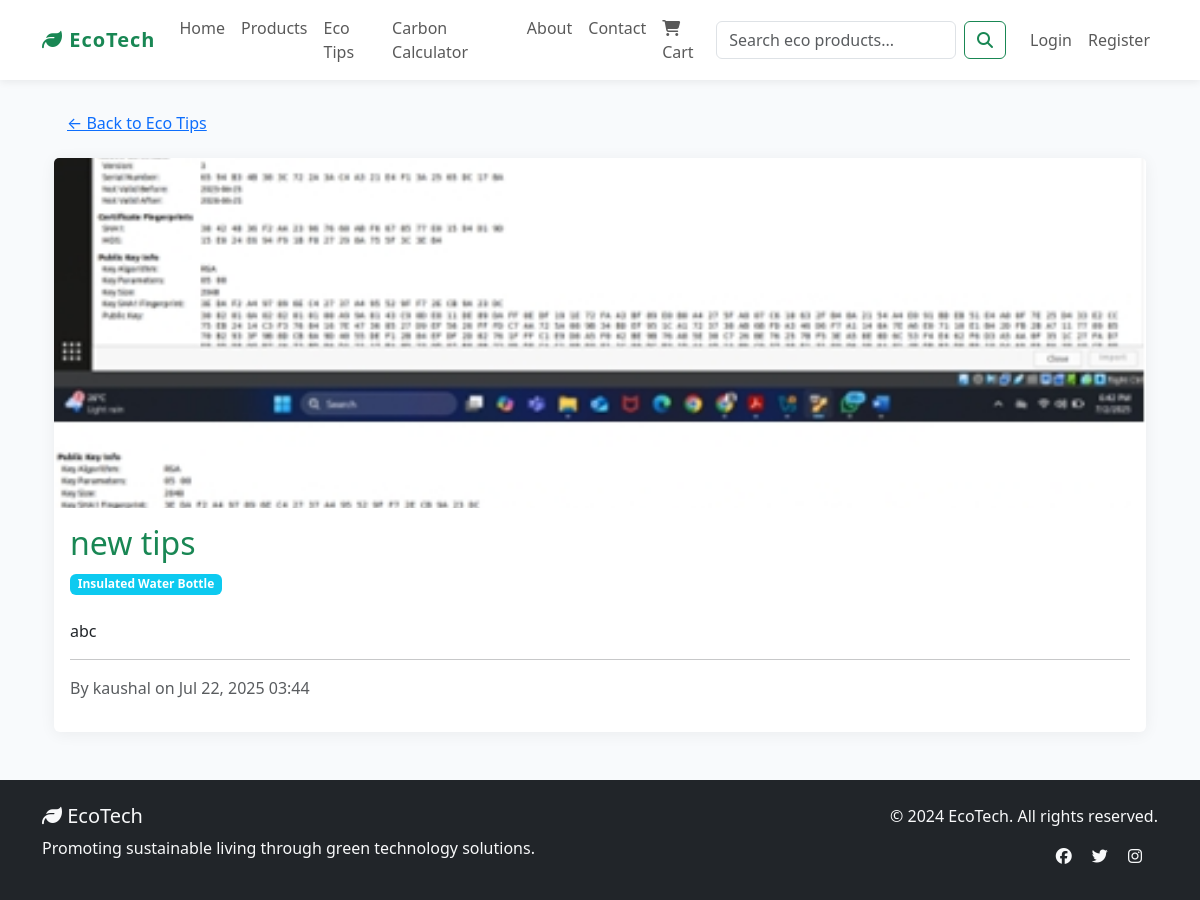
The page /eco-tips/3/ on the database its author committed.
### env_app/models.py (models this page shows, shortened)
class EcoTip(models.Model):
    title = models.CharField(max_length=200)
    content = models.TextField()
    category = models.CharField(max_length=100)
    author = models.ForeignKey(User, on_delete=models.CASCADE)
    created_at = models.DateTimeField(auto_now_add=True)
    image = models.ImageField(upload_to='eco_tips/', null=True, blank=True)  # Now optional

### env_app/views.py (the view)
# urls.py: path('eco-tips/<int:pk>/', views.EcoTipDetailView.as_view(), name='eco_tip_detail'),
class EcoTipDetailView(DetailView):
    model = EcoTip
    template_name = 'env_app_dir/eco_tip_detail.html'
    context_object_name = 'tip'

### env_app/context_processors.py (called while the page is built)
def cart_count(request):
    cart = request.session.get('cart', {})
    count = sum(item['quantity'] for item in cart.values())
    return {'cart_count': count}

### templates/env_app_dir/eco_tip_detail.html (shortened to what this page needs)
{% extends 'base.html' %}
{% block content %}
<div class="container mt-4">
    <a href="{% url 'eco_tips' %}" class="btn btn-link mb-3">&larr; Back to Eco Tips</a>
    <div class="card">
        {% if tip.image %}
        <img src="{{ tip.image.url }}" class="card-img-top" alt="Eco Tip Image" style="max-height: 350px; object-fit: cover;">
        {% endif %}
        <div class="card-body">
            <h2 class="card-title text-success">{{ tip.title }}</h2>
            <span class="badge bg-info mb-2">{{ tip.category }}</span>
            <p class="card-text mt-3">{{ tip.content|linebreaks }}</p>
            <hr>
            <p class="text-muted">By {{ tip.author.username }} on {{ tip.created_at|date:"M d, Y H:i" }}</p>
        </div>
    </div>
</div>
{% endblock %}

### static/css/style.css (style rules this page uses)
body { background-color: #f8f9fa; }

### templates/base.html (style rules this page uses)
body { background: #f8fafc; }
.card { border: none; box-shadow: 0 2px 16px rgba(0,0,0,0.06); transition: transform 0.2s; }

### rows shown on the page
EcoTip: image (picture), title "new tips", category "Insulated Water Bottle", content "abc", author.username "kaushal", created_at "Jul 22, 2025 03:44"
